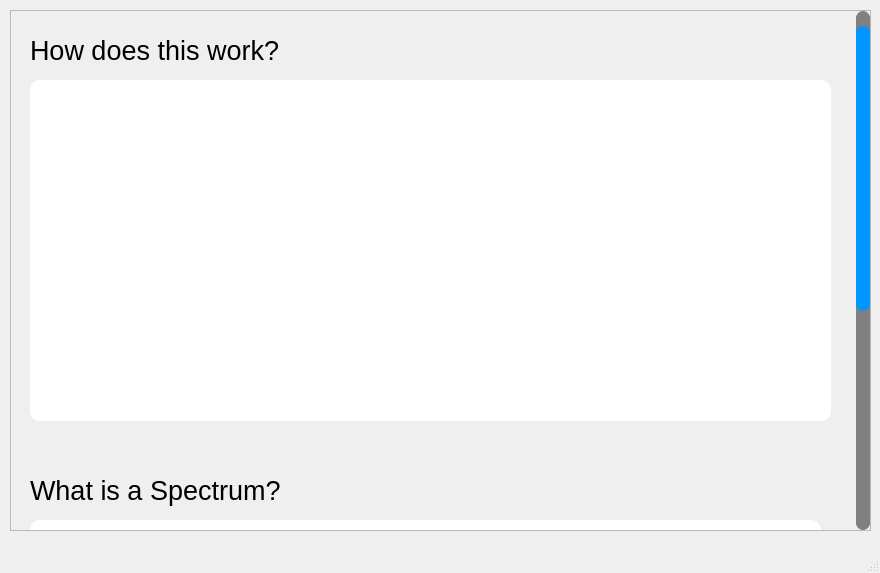
<?xml version="1.0" encoding="UTF-8"?>
<ui version="4.0">
 <class>RTSineHelpWindow</class>
 <widget class="QMainWindow" name="RTSineHelpWindow">
  <property name="geometry">
   <rect>
    <x>0</x>
    <y>0</y>
    <width>880</width>
    <height>573</height>
   </rect>
  </property>
  <property name="windowTitle">
   <string>Help Window</string>
  </property>
  <property name="styleSheet">
   <string notr="true"/>
  </property>
  <widget class="QWidget" name="centralwidget">
   <widget class="QScrollArea" name="scrollArea">
    <property name="geometry">
     <rect>
      <x>10</x>
      <y>10</y>
      <width>861</width>
      <height>521</height>
     </rect>
    </property>
    <property name="styleSheet">
     <string notr="true">QScrollBar{
	border:none;
}
QScrollBar:vertical {
	border: none;
    background: gray;
    width: 14px;
    margin: 15px 0 15px 0;
	border-radius: 0px;
 }

QScrollBar::handle:vertical {	
	background-color: #0096ff;
	min-height: 30px;
	border-radius: 7px;
}
QScrollBar::handle:vertical:hover{	
	background-color: rgb(28, 113, 216);

}
QScrollBar::handle:vertical:pressed {	
	background-color: rgb(28, 113, 216);
}

QScrollBar::sub-line:vertical {
	border: none;
	background-color:gray;
	height: 15px;
	border-top-left-radius: 7px;
	border-top-right-radius: 7px;
	subcontrol-position: top;
	subcontrol-origin: margin;
}
QScrollBar::sub-line:vertical:hover {	
	background-color: black;
}
QScrollBar::sub-line:vertical:pressed {	
	background-color: black;
}

QScrollBar::add-line:vertical {
	border: none;
	background-color: gray;
	height: 15px;
	border-bottom-left-radius: 7px;
	border-bottom-right-radius: 7px;
	subcontrol-position: bottom;
	subcontrol-origin: margin;
}
QScrollBar::add-line:vertical:hover {	
	background-color: black;
}
QScrollBar::add-line:vertical:pressed {	
	background-color: black;
}



</string>
    </property>
    <property name="widgetResizable">
     <bool>true</bool>
    </property>
    <widget class="QWidget" name="scrollAreaWidgetContents">
     <property name="geometry">
      <rect>
       <x>0</x>
       <y>0</y>
       <width>845</width>
       <height>888</height>
      </rect>
     </property>
     <property name="styleSheet">
      <string notr="true"/>
     </property>
     <layout class="QVBoxLayout" name="verticalLayout">
      <item>
       <widget class="QFrame" name="frame">
        <property name="minimumSize">
         <size>
          <width>0</width>
          <height>870</height>
         </size>
        </property>
        <property name="styleSheet">
         <string notr="true">border:none;
background-color:transparent;</string>
        </property>
        <property name="frameShape">
         <enum>QFrame::StyledPanel</enum>
        </property>
        <property name="frameShadow">
         <enum>QFrame::Raised</enum>
        </property>
        <widget class="QLabel" name="label">
         <property name="geometry">
          <rect>
           <x>10</x>
           <y>450</y>
           <width>301</width>
           <height>41</height>
          </rect>
         </property>
         <property name="font">
          <font>
           <pointsize>20</pointsize>
          </font>
         </property>
         <property name="styleSheet">
          <string notr="true"/>
         </property>
         <property name="text">
          <string>What is a Spectrum?</string>
         </property>
        </widget>
        <widget class="QLabel" name="label_2">
         <property name="geometry">
          <rect>
           <x>10</x>
           <y>500</y>
           <width>791</width>
           <height>331</height>
          </rect>
         </property>
         <property name="styleSheet">
          <string notr="true">background-color:white;
padding:10px;
border-radius:10px;</string>
         </property>
         <property name="text">
          <string/>
         </property>
         <property name="pixmap">
          <pixmap>../../assets/spectrum_help.png</pixmap>
         </property>
         <property name="scaledContents">
          <bool>true</bool>
         </property>
        </widget>
        <widget class="QLabel" name="label_4">
         <property name="geometry">
          <rect>
           <x>10</x>
           <y>10</y>
           <width>301</width>
           <height>41</height>
          </rect>
         </property>
         <property name="font">
          <font>
           <pointsize>20</pointsize>
          </font>
         </property>
         <property name="styleSheet">
          <string notr="true"/>
         </property>
         <property name="text">
          <string>How does this work?</string>
         </property>
        </widget>
        <widget class="QLabel" name="label_3">
         <property name="geometry">
          <rect>
           <x>10</x>
           <y>60</y>
           <width>801</width>
           <height>341</height>
          </rect>
         </property>
         <property name="styleSheet">
          <string notr="true">background-color:white;
padding:2px;
border-radius:10px;</string>
         </property>
         <property name="text">
          <string/>
         </property>
         <property name="pixmap">
          <pixmap>../../assets/help_rt_sine_transformations.png</pixmap>
         </property>
         <property name="scaledContents">
          <bool>true</bool>
         </property>
        </widget>
       </widget>
      </item>
     </layout>
    </widget>
   </widget>
  </widget>
  <widget class="QMenuBar" name="menubar">
   <property name="geometry">
    <rect>
     <x>0</x>
     <y>0</y>
     <width>880</width>
     <height>22</height>
    </rect>
   </property>
  </widget>
  <widget class="QStatusBar" name="statusbar"/>
 </widget>
 <resources/>
 <connections/>
</ui>
